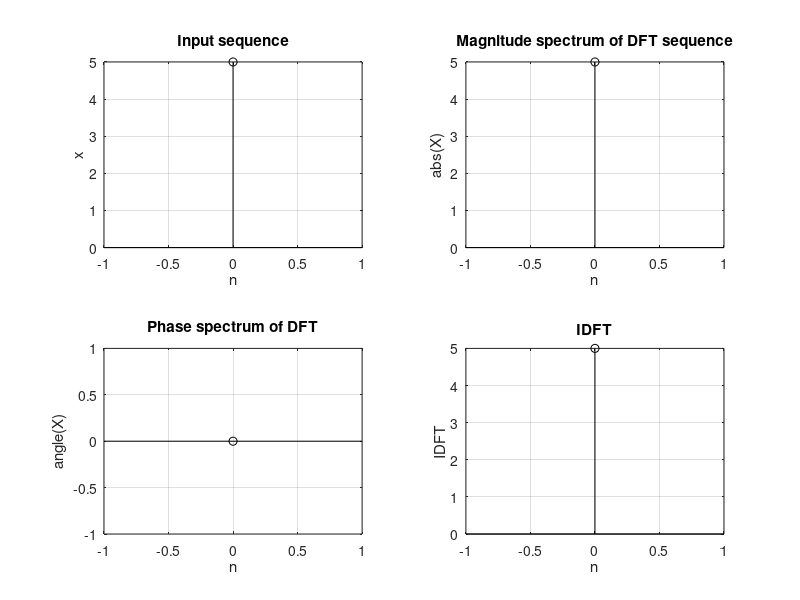

Here is the MATLAB script that generated this plot:
clc
clear all
x = input('Enter sequence x: ')
N = length(x)
X = zeros(1,N)
for k = 0:N-1
    for n = 0:N-1
        X(k+1) = X(k+1) + x(n+1) * exp((-j*2*pi*k*n)/N)
    end
end
m = 0:N-1
subplot(2,2,1)
stem(m,x,'k')
grid on
xlabel('n')
title('Input sequence')
ylabel('x');
t = abs(X)
subplot(2,2,2)
stem(m,t,'k')
grid on
xlabel('n')
ylabel('abs(X)')
title('Magnitude spectrum of DFT sequence')
ph = angle(X)
subplot(2,2,3)
stem(m,ph,'k')
grid on
xlabel('n')
ylabel('angle(X)')
title('Phase spectrum of DFT')
x1 = zeros(1,N)
for n = 0:N-1
    for k = 0:N-1
        x1(n+1) = x1(n+1) + X(k+1)*exp((j*2*pi*k*n)/N)
    end
end
x1 = x1/N
subplot(2,2,4)
stem(m,x1,'k')
xlabel('n')
title('IDFT')
grid on
ylabel('IDFT')
